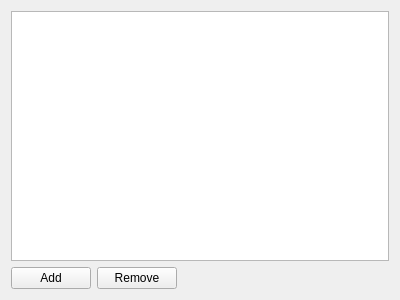
<?xml version="1.0" encoding="UTF-8"?>
<ui version="4.0">
 <class>Form</class>
 <widget class="QWidget" name="Form">
  <property name="geometry">
   <rect>
    <x>0</x>
    <y>0</y>
    <width>400</width>
    <height>300</height>
   </rect>
  </property>
  <property name="windowTitle">
   <string>Objects</string>
  </property>
  <layout class="QVBoxLayout" name="verticalLayout">
   <item>
    <widget class="QTableView" name="ObjectsTableView"/>
   </item>
   <item>
    <layout class="QHBoxLayout" name="horizontalLayout">
     <item>
      <widget class="QPushButton" name="AddObjectPushButton">
       <property name="text">
        <string>Add</string>
       </property>
      </widget>
     </item>
     <item>
      <widget class="QPushButton" name="RemoveObjectPushButton">
       <property name="text">
        <string>Remove</string>
       </property>
      </widget>
     </item>
     <item>
      <spacer name="horizontalSpacer">
       <property name="orientation">
        <enum>Qt::Horizontal</enum>
       </property>
       <property name="sizeHint" stdset="0">
        <size>
         <width>40</width>
         <height>20</height>
        </size>
       </property>
      </spacer>
     </item>
    </layout>
   </item>
  </layout>
 </widget>
 <resources/>
 <connections/>
</ui>
